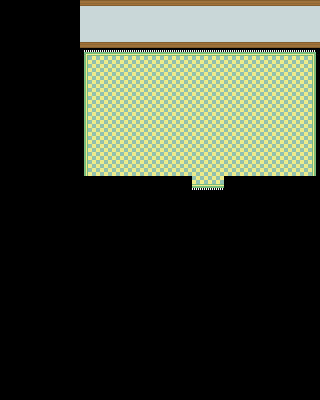

Rendered tile map (Tiled .tmx) drawn with the repository's tilesets; below, a short description and the map source with its tile grids summarised:
An orthogonal 20x25 tile map with 16x16 px tiles, 4 tile layers (Tile Layer 1, Tile Layer 2, Tile Layer 3, Above Player) and 8 objects (6x collision, 2x event).

<map version="1.0" orientation="orthogonal" renderorder="right-down" width="20" height="25" tilewidth="16" tileheight="16" nextobjectid="13">
 <tileset firstgid="1" name="floorsandwalls" tilewidth="16" tileheight="16" tilecount="66">
  <image source="../gfx/tilesets/floorsandwalls.png" width="176" height="96" />
 </tileset>
 <layer name="Tile Layer 1" width="20" height="25">
  <data>[500 cells, 193 non-empty, 11 distinct tile ids]</data>
 </layer>
 <layer name="Tile Layer 2" width="20" height="25">
  <data>[500 cells, 0 non-empty, 0 distinct tile ids]</data>
 </layer>
 <layer name="Tile Layer 3" width="20" height="25">
  <data>[500 cells, 0 non-empty, 0 distinct tile ids]</data>
 </layer>
 <layer name="Above Player" width="20" height="25">
  <data>[500 cells, 0 non-empty, 0 distinct tile ids]</data>
 </layer>
 <objectgroup color="#ff0000" name="Collision">
  <object id="1" type="collision" x="80" y="0" width="240" height="48" />
  <object id="5" type="collision" x="320" y="48" width="16" height="128" />
  <object id="6" type="collision" x="320" y="176" width="16" height="32" />
  <object id="7" type="collision" x="224" y="176" width="96" height="16" />
  <object id="8" type="collision" x="80" y="176" width="112" height="16" />
  <object id="9" type="collision" x="64" y="48" width="16" height="144" />
 </objectgroup>
 <objectgroup color="#ffff00" name="Events">
  <object id="11" name="Go Outside" type="event" x="192" y="192" width="16" height="16">
   <properties>
    <property name="act1" value="transition_teleport boulder_city.tmx,40,3,0.3" />
    <property name="act2" value="player_face down" />
    <property name="cond1" value="is player_at 12,12" />
    <property name="cond2" value="is player_facing down" />
   </properties>
  </object>
  <object id="12" name="Go Outside" type="event" x="208" y="192" width="16" height="16">
   <properties>
    <property name="act1" value="transition_teleport boulder_city.tmx,40,3,0.3" />
    <property name="act2" value="player_face down" />
    <property name="cond1" value="is player_at 13,12" />
    <property name="cond2" value="is player_facing down" />
   </properties>
  </object>
 </objectgroup>
</map>
